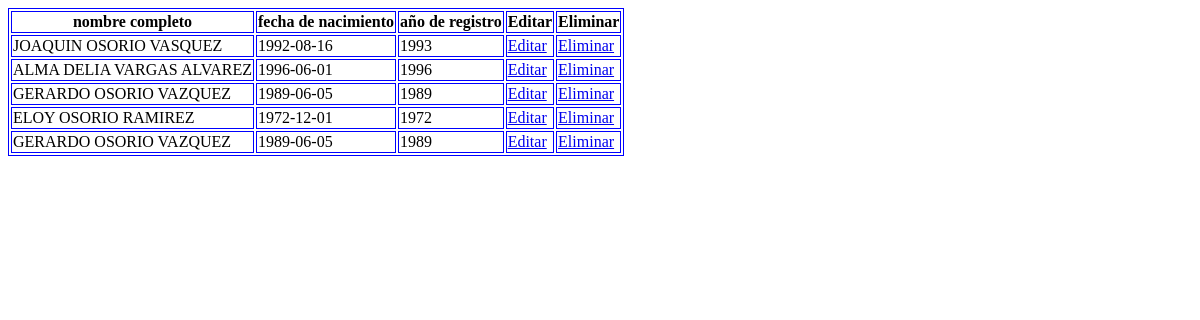
The page /3_tabla_dinamica.php on the database as committed earlier.
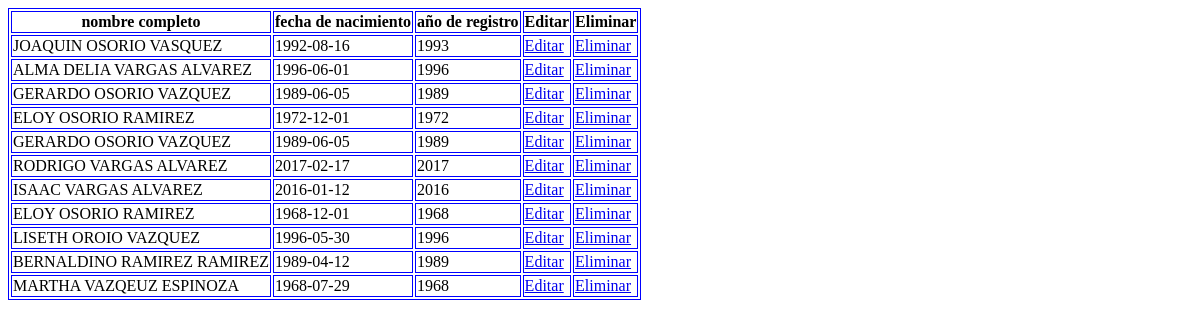
The same page on the database as committed later.
### tables this page shows
CREATE TABLE acta ( ID INTEGER PRIMARY KEY AutoIncrement,n_conpleto text,f_nacimiento text,registro numeric);

### 3_tabla_dinamica.php (the view, shortened to what this page needs)
<?php
include_once __DIR__ . "/base_de_datos.php";
$resultado = $baseDeDatos->query("SELECT * FROM acta;");
$datos = $resultado->fetchAll(PDO::FETCH_OBJ);
?>
<!DOCTYPE html>
<html lang="es">
<head>
</head>
<body>
	<table>
		<thead>
			<tr>
				<th>nombre completo</th>
				<th>fecha de nacimiento</th>
				<th>año de registro</th>
				<th>Editar</th>
				<th>Eliminar</th>
			</tr>
		</thead>
		<tbody>
			<?php foreach($datos as $d){  ?>
				<tr>
					<td><?php echo $d->n_conpleto ?></td>
					<td><?php echo $d->f_nacimiento ?></td>
					<td><?php echo $d->registro ?></td>
					<td>
						<a href="editar.php?id=<?php echo $d->id ?>">Editar</a>
					</td>
					<td>
						<a href="eliminar.php?id=<?php echo $d->id ?>">Eliminar</a>
					</td>
				</tr>
			<?php }  ?>
		</tbody>
	</table>
</body>
</html>

### 3_tabla_dinamica.php (style rules this page uses)
table, th, td { border: 1px solid blue; }

Rows that differ between the two databases and show on the page:
added acta: n_conpleto "RODRIGO VARGAS ALVAREZ", f_nacimiento "2017-02-17", registro "2017"
added acta: n_conpleto "ISAAC VARGAS ALVAREZ", f_nacimiento "2016-01-12", registro "2016"
added acta: n_conpleto "ELOY OSORIO RAMIREZ", f_nacimiento "1968-12-01", registro "1968"
added acta: n_conpleto "LISETH OROIO VAZQUEZ", f_nacimiento "1996-05-30", registro "1996"
added acta: n_conpleto "BERNALDINO RAMIREZ RAMIREZ", f_nacimiento "1989-04-12", registro "1989"
added acta: n_conpleto "MARTHA VAZQEUZ ESPINOZA", f_nacimiento "1968-07-29", registro "1968"
